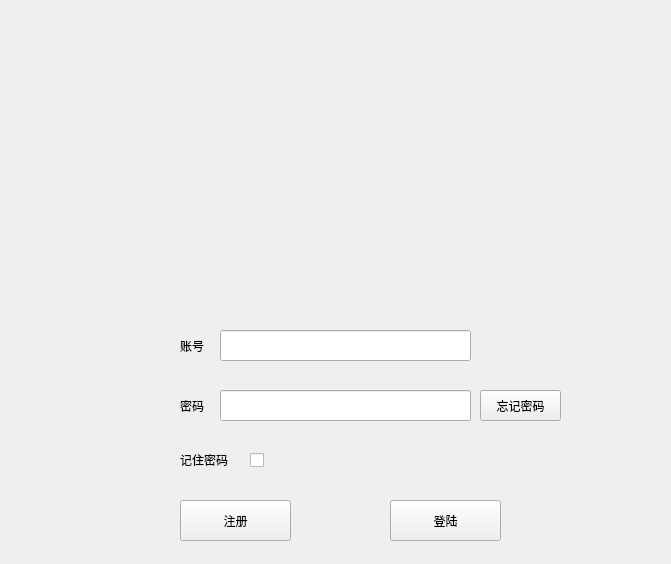
<?xml version="1.0" encoding="UTF-8"?>
<ui version="4.0">
 <class>LandWidget</class>
 <widget class="QWidget" name="LandWidget">
  <property name="geometry">
   <rect>
    <x>0</x>
    <y>0</y>
    <width>671</width>
    <height>564</height>
   </rect>
  </property>
  <property name="minimumSize">
   <size>
    <width>671</width>
    <height>564</height>
   </size>
  </property>
  <property name="maximumSize">
   <size>
    <width>671</width>
    <height>564</height>
   </size>
  </property>
  <property name="windowTitle">
   <string>Form</string>
  </property>
  <widget class="QPushButton" name="registeButton">
   <property name="geometry">
    <rect>
     <x>180</x>
     <y>500</y>
     <width>111</width>
     <height>41</height>
    </rect>
   </property>
   <property name="text">
    <string>注册</string>
   </property>
  </widget>
  <widget class="QPushButton" name="login">
   <property name="geometry">
    <rect>
     <x>390</x>
     <y>500</y>
     <width>111</width>
     <height>41</height>
    </rect>
   </property>
   <property name="text">
    <string>登陆</string>
   </property>
   <property name="flat">
    <bool>false</bool>
   </property>
  </widget>
  <widget class="QWidget" name="widget" native="true">
   <property name="geometry">
    <rect>
     <x>170</x>
     <y>320</y>
     <width>401</width>
     <height>161</height>
    </rect>
   </property>
   <widget class="QLabel" name="label_2">
    <property name="geometry">
     <rect>
      <x>10</x>
      <y>70</y>
      <width>31</width>
      <height>31</height>
     </rect>
    </property>
    <property name="text">
     <string>密码</string>
    </property>
   </widget>
   <widget class="QLineEdit" name="password">
    <property name="geometry">
     <rect>
      <x>50</x>
      <y>70</y>
      <width>251</width>
      <height>31</height>
     </rect>
    </property>
    <property name="text">
     <string/>
    </property>
   </widget>
   <widget class="QLineEdit" name="id">
    <property name="geometry">
     <rect>
      <x>50</x>
      <y>10</y>
      <width>251</width>
      <height>31</height>
     </rect>
    </property>
    <property name="text">
     <string/>
    </property>
   </widget>
   <widget class="QLabel" name="label">
    <property name="geometry">
     <rect>
      <x>10</x>
      <y>0</y>
      <width>30</width>
      <height>51</height>
     </rect>
    </property>
    <property name="text">
     <string>账号</string>
    </property>
   </widget>
   <widget class="QPushButton" name="forgetpassword">
    <property name="geometry">
     <rect>
      <x>310</x>
      <y>70</y>
      <width>81</width>
      <height>31</height>
     </rect>
    </property>
    <property name="font">
     <font>
      <family>SimSun-ExtB</family>
      <pointsize>9</pointsize>
      <weight>50</weight>
      <italic>false</italic>
      <bold>false</bold>
     </font>
    </property>
    <property name="styleSheet">
     <string notr="true"/>
    </property>
    <property name="text">
     <string>忘记密码</string>
    </property>
    <property name="flat">
     <bool>false</bool>
    </property>
   </widget>
   <widget class="QCheckBox" name="remember">
    <property name="geometry">
     <rect>
      <x>80</x>
      <y>130</y>
      <width>21</width>
      <height>21</height>
     </rect>
    </property>
    <property name="text">
     <string/>
    </property>
   </widget>
   <widget class="QLabel" name="label_3">
    <property name="geometry">
     <rect>
      <x>10</x>
      <y>130</y>
      <width>61</width>
      <height>20</height>
     </rect>
    </property>
    <property name="text">
     <string>记住密码</string>
    </property>
   </widget>
  </widget>
  <widget class="QLabel" name="label_4">
   <property name="geometry">
    <rect>
     <x>0</x>
     <y>0</y>
     <width>671</width>
     <height>311</height>
    </rect>
   </property>
   <property name="text">
    <string/>
   </property>
   <property name="pixmap">
    <pixmap resource="imagefile.qrc">:/image/image/background/main.PNG</pixmap>
   </property>
  </widget>
 </widget>
 <resources>
  <include location="imagefile.qrc"/>
 </resources>
 <connections/>
</ui>
